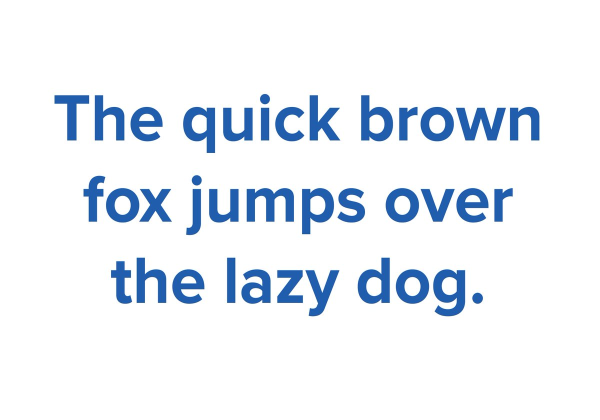
#> input picture tesseract_ocr/images/testing/fox.jpg, 1200 x 840 px (shown at 1/2 size); its folder holds only this picture in this run
$ python 1_templte_scale.py --template images/testing/fox.jpg --images images/testing
#> lines starting #> are read from the running program, lines starting #| are printed output that depends on the picture; after the words box and inside, x2 and y2 are one past the last pixel; in counts of white or black regions, pixels touching at a corner belong together
# import the necessary packages
import numpy as np
import argparse
import imutils
import glob
import cv2
# construct the argument parser and parse the arguments
ap = argparse.ArgumentParser()
ap.add_argument("-t", "--template", required=True, help="Path to template image")
ap.add_argument("-i", "--images", required=True,
	help="Path to images where template will be matched")
ap.add_argument("-v", "--visualize",
	help="Flag indicating whether or not to visualize each iteration")
args = vars(ap.parse_args())
# load the image image, convert it to grayscale, and detect edges
template = cv2.imread(args["template"])
#> template is the input picture: shape (840, 1200, 3); mean B, G, R 247.1, 240.4, 234.9
template = cv2.cvtColor(template, cv2.COLOR_BGR2GRAY)
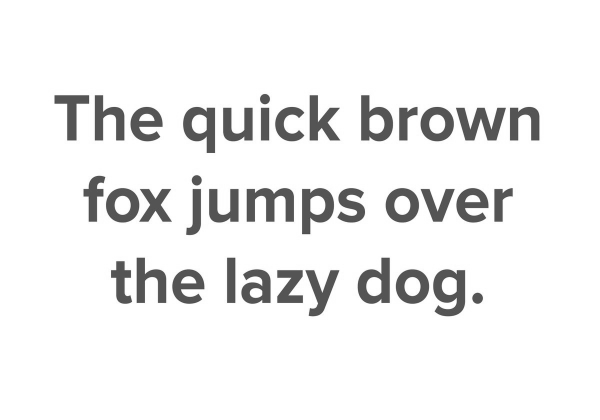
#> template: shape (840, 1200) (shown at 1/2 size); min 54, max 255, mean 239.5
template = cv2.Canny(template, 50, 200)
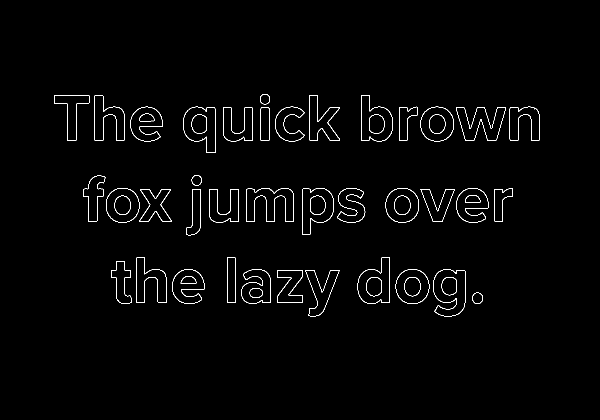
#> template: shape (840, 1200) (shown at 1/2 size); 1.3% white in thin lines or dots, all inside (x1, y1, x2, y2) = (109, 188, 1079, 633)
(tH, tW) = template.shape[:2]
#> tH = 840; tW = 1200
cv2.imshow("Template", template)
cv2.waitKey(0)
# loop over the images to find the template in
for imagePath in glob.glob(args["images"]):
	# load the image, convert it to grayscale, and initialize the
	# bookkeeping variable to keep track of the matched region
	image = cv2.imread(imagePath)
#> (the run stopped early here; a loop or call above may not have finished)
